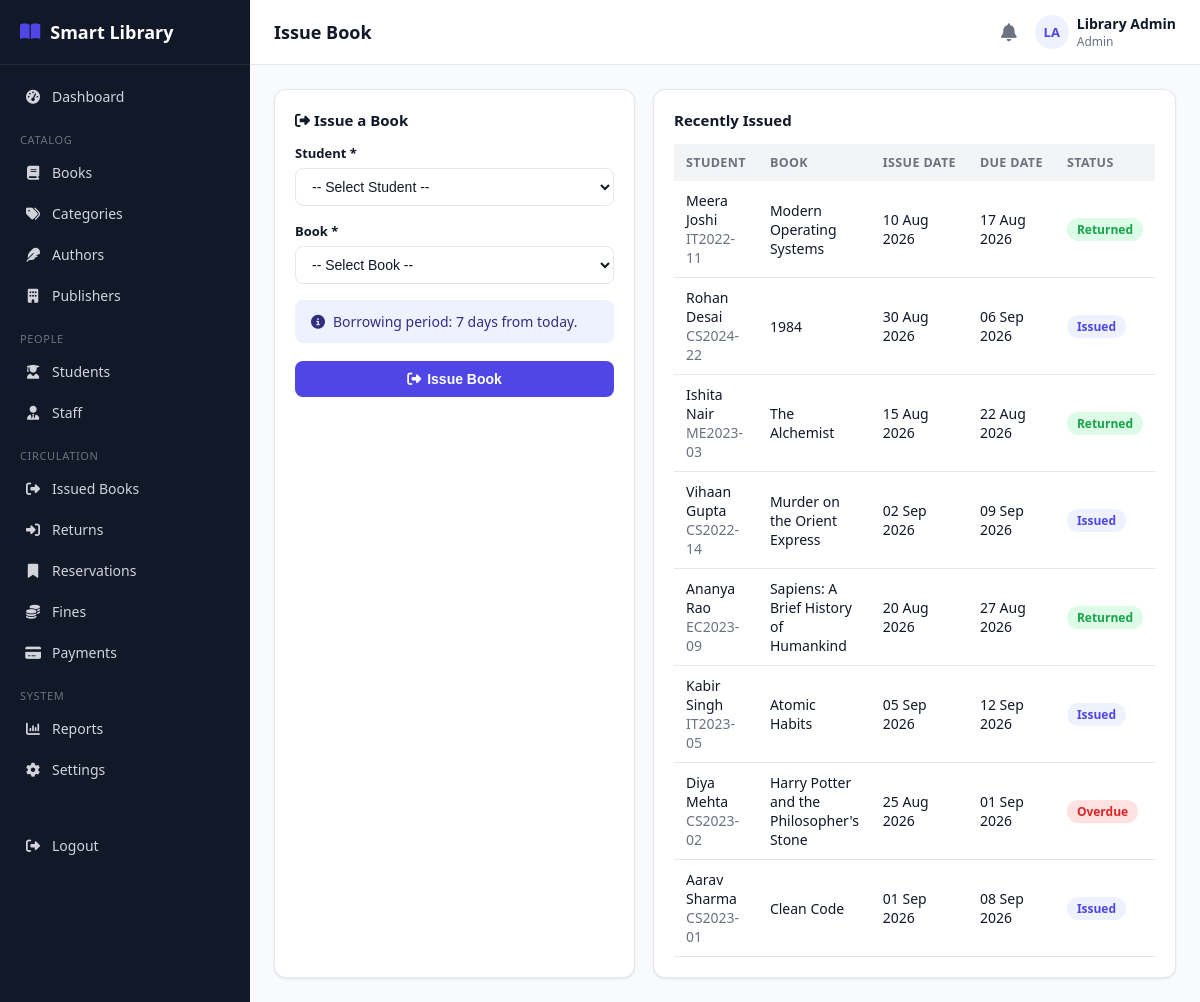
Screenshot of /librarian/issue-book.php (signed in) with the database file from the repository.
### tables this page shows
CREATE TABLE library_settings (
    id INT AUTO_INCREMENT PRIMARY KEY,
    library_name VARCHAR(150) NOT NULL DEFAULT 'Smart Library',
    borrow_period_days INT NOT NULL DEFAULT 7,
    fine_per_day DECIMAL(10,2) NOT NULL DEFAULT 5.00,
    max_fine DECIMAL(10,2) NOT NULL DEFAULT 200.00,
    grace_period_days INT NOT NULL DEFAULT 0,
    max_books_per_student INT NOT NULL DEFAULT 3,
    reservation_valid_days INT NOT NULL DEFAULT 3
);

CREATE TABLE book_issues (
    id INT AUTO_INCREMENT PRIMARY KEY,
    student_id INT NOT NULL,
    book_id INT NOT NULL,
    issued_by INT DEFAULT NULL,           
    issue_date DATE NOT NULL,
    due_date DATE NOT NULL,
    return_date DATE DEFAULT NULL,
    status ENUM('issued','returned','overdue','lost') NOT NULL DEFAULT 'issued',
    created_at TIMESTAMP DEFAULT CURRENT_TIMESTAMP,
    FOREIGN KEY (student_id) REFERENCES students(id) ON DELETE CASCADE,
    FOREIGN KEY (book_id) REFERENCES books(id) ON DELETE CASCADE,
    FOREIGN KEY (issued_by) REFERENCES users(id) ON DELETE SET NULL
);

CREATE TABLE users (
    id INT AUTO_INCREMENT PRIMARY KEY,
    name VARCHAR(120) NOT NULL,
    email VARCHAR(150) NOT NULL UNIQUE,
    password VARCHAR(255) NOT NULL,
    role ENUM('admin','librarian','student') NOT NULL,
    phone VARCHAR(20) DEFAULT NULL,
    photo VARCHAR(255) DEFAULT NULL,
    status ENUM('active','inactive') NOT NULL DEFAULT 'active',
    reset_token VARCHAR(255) DEFAULT NULL,
    reset_expires DATETIME DEFAULT NULL,
    created_at TIMESTAMP DEFAULT CURRENT_TIMESTAMP,
    updated_at TIMESTAMP DEFAULT CURRENT_TIMESTAMP ON UPDATE CURRENT_TIMESTAMP
);

CREATE TABLE students (
    id INT AUTO_INCREMENT PRIMARY KEY,
    user_id INT NOT NULL,
    roll_number VARCHAR(40) NOT NULL UNIQUE,
    course VARCHAR(100) DEFAULT NULL,
    department VARCHAR(100) DEFAULT NULL,
    year VARCHAR(20) DEFAULT NULL,
    division VARCHAR(20) DEFAULT NULL,
    address VARCHAR(255) DEFAULT NULL,
    registration_date DATE NOT NULL,
    max_books INT NOT NULL DEFAULT 3,
    created_at TIMESTAMP DEFAULT CURRENT_TIMESTAMP,
    updated_at TIMESTAMP DEFAULT CURRENT_TIMESTAMP ON UPDATE CURRENT_TIMESTAMP,
    FOREIGN KEY (user_id) REFERENCES users(id) ON DELETE CASCADE
);

CREATE TABLE books (
    id INT AUTO_INCREMENT PRIMARY KEY,
    isbn VARCHAR(30) NOT NULL UNIQUE,
    title VARCHAR(200) NOT NULL,
    author_id INT DEFAULT NULL,
    category_id INT DEFAULT NULL,
    publisher_id INT DEFAULT NULL,
    publication_year YEAR DEFAULT NULL,
    edition VARCHAR(30) DEFAULT NULL,
    language VARCHAR(40) DEFAULT 'English',
    pages INT DEFAULT NULL,
    price DECIMAL(10,2) DEFAULT 0.00,
    shelf_number VARCHAR(30) DEFAULT NULL,
    total_copies INT NOT NULL DEFAULT 1,
    available_copies INT NOT NULL DEFAULT 1,
    description TEXT DEFAULT NULL,
    image VARCHAR(255) DEFAULT NULL,
    status ENUM('active','inactive') NOT NULL DEFAULT 'active',
    created_at TIMESTAMP DEFAULT CURRENT_TIMESTAMP,
    updated_at TIMESTAMP DEFAULT CURRENT_TIMESTAMP ON UPDATE CURRENT_TIMESTAMP,
    FOREIGN KEY (author_id) REFERENCES authors(id) ON DELETE SET NULL,
    FOREIGN KEY (category_id) REFERENCES categories(id) ON DELETE SET NULL,
    FOREIGN KEY (publisher_id) REFERENCES publishers(id) ON DELETE SET NULL,
    INDEX idx_title (title),
    INDEX idx_isbn (isbn)
);

### librarian/issue-book.php (the view, shortened to what this page needs)
<?php
require_once __DIR__ . '/../config/database.php';
require_once __DIR__ . '/../includes/functions.php';
require_once __DIR__ . '/../includes/auth-check.php';
$settings = getSettings($pdo);
$recentIssues = $pdo->query("
    SELECT bi.*, b.title, u.name student_name, s.roll_number
    FROM book_issues bi
    JOIN books b ON b.id=bi.book_id
    JOIN students s ON s.id=bi.student_id
    JOIN users u ON u.id=s.user_id
    ORDER BY bi.id DESC LIMIT 8")->fetchAll();
include __DIR__ . '/../includes/header.php';
?>
<div class="grid grid-2">
    <div class="card">
        <h3><i class="fa-solid fa-right-from-bracket"></i> Issue a Book</h3>
        <form method="POST" action="issue-book.php">
            <div class="form-group">
                <label>Student *</label>
                <select class="form-control" name="student_id" required>
                    <option value="">-- Select Student --</option>
                </select>
            </div>
            <div class="form-group">
                <label>Book *</label>
                <select class="form-control" name="book_id" required>
                    <option value="">-- Select Book --</option>
                </select>
            </div>
            <div class="alert alert-info"><i class="fa-solid fa-circle-info"></i> Borrowing period: <?= (int)$settings['borrow_period_days'] ?> days from today.</div>
            <button class="btn btn-primary" type="submit" style="width:100%;justify-content:center;"><i class="fa-solid fa-right-from-bracket"></i> Issue Book</button>
        </form>
    </div>
    <div class="card">
        <h3>Recently Issued</h3>
        <?php if (!$recentIssues): ?>
            <div class="empty-state"><i class="fa-solid fa-inbox"></i>No books issued yet.</div>
        <?php else: ?>
        <div class="table-wrap">
            <table class="data-table">
                <thead><tr><th>Student</th><th>Book</th><th>Issue Date</th><th>Due Date</th><th>Status</th></tr></thead>
                <tbody>
                <?php foreach ($recentIssues as $r): ?>
                    <tr>
                        <td><?= e($r['student_name']) ?><br><span class="text-muted"><?= e($r['roll_number']) ?></span></td>
                        <td><?= e($r['title']) ?></td>
                        <td><?= fmtDate($r['issue_date']) ?></td>
                        <td><?= fmtDate($r['due_date']) ?></td>
                        <td><?= statusBadge($r['status']) ?></td>
                    </tr>
                <?php endforeach; ?>
                </tbody>
            </table>
        </div>
        <?php endif; ?>
    </div>
</div>
<?php include __DIR__ . '/../includes/footer.php'; ?>

### includes/functions.php (shortened to what this page needs)
<?php
function e($value) {
    return htmlspecialchars($value ?? '', ENT_QUOTES, 'UTF-8');
}
function getSettings($pdo) {
    static $settings = null;
    if ($settings === null) {
        $stmt = $pdo->query("SELECT * FROM library_settings LIMIT 1");
        $settings = $stmt->fetch() ?: [
            'borrow_period_days' => 7, 'fine_per_day' => 5, 'max_fine' => 200,
            'grace_period_days' => 0, 'max_books_per_student' => 3, 'reservation_valid_days' => 3,
            'library_name' => 'Smart Library',
        ];
    }
    return $settings;
}
function fmtDate($date) {
    return date('d M Y', strtotime($date));
}
function statusBadge($status) {
    $colors = [
        'active' => 'badge-green', 'available' => 'badge-green', 'paid' => 'badge-green',
        'returned' => 'badge-green', 'completed' => 'badge-green', 'approved' => 'badge-green', 'ready' => 'badge-green',
        'issued' => 'badge-blue', 'pending' => 'badge-yellow',
        'overdue' => 'badge-red', 'inactive' => 'badge-gray', 'cancelled' => 'badge-gray',
        'expired' => 'badge-gray', 'lost' => 'badge-red', 'damaged' => 'badge-red', 'waived' => 'badge-gray',
    ];
    $class = $colors[$status] ?? 'badge-gray';
    return '<span class="badge ' . $class . '">' . e(ucfirst($status)) . '</span>';
}

### assets/css/style.css (style rules this page uses)
:root { --primary: #4f46e5; --primary-dark: #4338ca; --primary-light: #eef2ff; --success: #16a34a; --success-light: #dcfce7; --warning: #ca8a04; --warning-light: #fef9c3; --danger: #dc2626; --danger-light: #fee2e2; --gray: #6b7280; --gray-light: #f3f4f6; --border: #e5e7eb; --text: #111827; --text-muted: #6b7280; --bg: #f9fafb; --white: #ffffff; --sidebar-w: 250px; --radius: 12px; --shadow: 0 1px 3px rgba(0,0,0,0.06), 0 1px 2px rgba(0,0,0,0.04); }
* { box-sizing: border-box; }
body { margin: 0; font-family: 'Segoe UI', system-ui, -apple-system, Roboto, sans-serif; background: var(--bg); color: var(--text); font-size: 15px; }
.grid { display: grid; gap: 18px; }
.grid-2 { grid-template-columns: repeat(2, 1fr); }
.card { background: var(--white); border: 1px solid var(--border); border-radius: var(--radius); box-shadow: var(--shadow); padding: 20px; }
.card h3 { margin: 0 0 14px; font-size: 15px; font-weight: 700; }
.btn { display: inline-flex; align-items: center; gap: 6px; padding: 9px 16px; border-radius: 8px; border: 1px solid transparent; font-size: 14px; font-weight: 600; cursor: pointer; text-decoration: none; }
.btn-primary { background: var(--primary); color: #fff; }
.form-group { margin-bottom: 16px; }
.form-group label { display: block; font-size: 13px; font-weight: 600; margin-bottom: 6px; }
.form-control { width: 100%; padding: 9px 12px; border: 1px solid var(--border); border-radius: 8px; font-size: 14px; background: #fff; color: var(--text); }
.table-wrap { overflow-x: auto; }
table.data-table { width: 100%; border-collapse: collapse; font-size: 14px; }
.data-table th { text-align: left; padding: 10px 12px; background: var(--gray-light); font-weight: 700; font-size: 12.5px; text-transform: uppercase; letter-spacing: 0.03em; color: var(--text-muted); white-space: nowrap; }
.data-table td { padding: 10px 12px; border-bottom: 1px solid var(--border); vertical-align: middle; }
.badge { padding: 3px 10px; border-radius: 999px; font-size: 12px; font-weight: 700; display: inline-block; }
.badge-green { background: var(--success-light); color: var(--success); }
.badge-blue { background: var(--primary-light); color: var(--primary); }
.badge-red { background: var(--danger-light); color: var(--danger); }
.alert { padding: 12px 16px; border-radius: 8px; margin-bottom: 18px; font-size: 14px; display: flex; align-items: center; gap: 8px; }
.alert-info { background: var(--primary-light); color: #312e81; }
.text-muted { color: var(--text-muted); }

### rows the page displays
library_settings: borrow_period_days "7"
book_issues: users.name "Meera Joshi", student.roll_number "IT2022-11", book.title "Modern Operating Systems", issue_date "10 Aug 2026", due_date "17 Aug 2026", status "Returned"
book_issues: users.name "Rohan Desai", student.roll_number "CS2024-22", book.title "1984", issue_date "30 Aug 2026", due_date "06 Sep 2026", status "Issued"
book_issues: users.name "Ishita Nair", student.roll_number "ME2023-03", book.title "The Alchemist", issue_date "15 Aug 2026", due_date "22 Aug 2026", status "Returned"
book_issues: users.name "Vihaan Gupta", student.roll_number "CS2022-14", book.title "Murder on the Orient Express", issue_date "02 Sep 2026", due_date "09 Sep 2026", status "Issued"
book_issues: users.name "Ananya Rao", student.roll_number "EC2023-09", book.title "Sapiens: A Brief History of Humankind", issue_date "20 Aug 2026", due_date "27 Aug 2026", status "Returned"
book_issues: users.name "Kabir Singh", student.roll_number "IT2023-05", book.title "Atomic Habits", issue_date "05 Sep 2026", due_date "12 Sep 2026", status "Issued"
book_issues: users.name "Diya Mehta", student.roll_number "CS2023-02", book.title "Harry Potter and the Philosopher's Stone", issue_date "25 Aug 2026", due_date "01 Sep 2026", status "Overdue"
book_issues: users.name "Aarav Sharma", student.roll_number "CS2023-01", book.title "Clean Code", issue_date "01 Sep 2026", due_date "08 Sep 2026", status "Issued"

### other values shown
$label "Dashboard"
$item['_section'] "CATALOG"
$label "Books"
$label "Categories"
$label "Authors"
$label "Publishers"
$item['_section'] "PEOPLE"
$label "Students"
$label "Staff"
$item['_section'] "CIRCULATION"
$label "Issued Books"
$label "Returns"
$label "Reservations"
$label "Fines"
$label "Payments"
